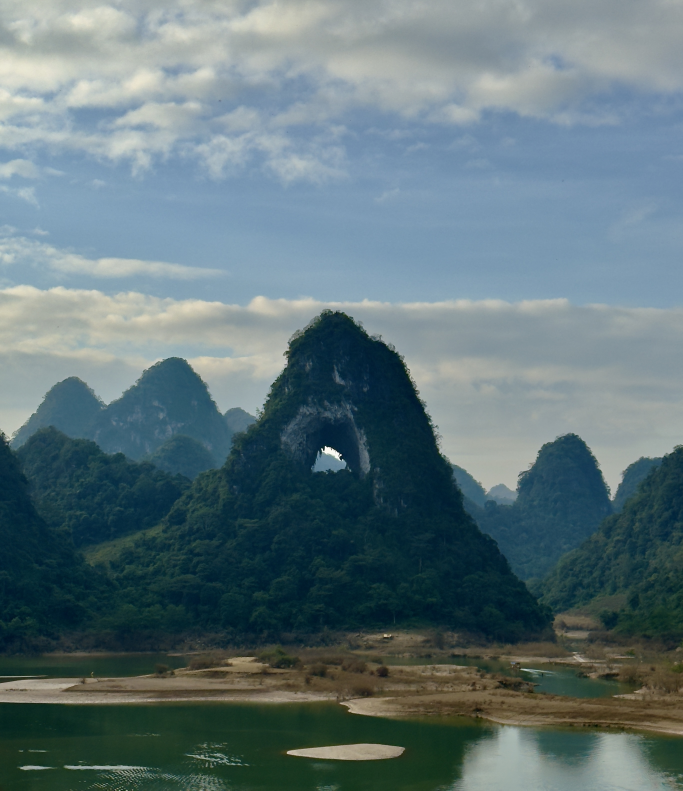
#> input picture data/IMG_0855.jpeg, 2731 x 3162 px (shown at 1/4 size)
$ python -i io_utils.py   (imports and definitions only)
#> lines starting #> are read from the running program, lines starting #| are printed output that depends on the picture
#> in load_image, img is the input picture: PIL image 2731x3162 RGB; mean R, G, B 95.1, 115.7, 120.8
"""Image I/O and color-space helpers (Pillow-only, Pyodide-friendly)."""
from __future__ import annotations

import io
from pathlib import Path
from typing import Tuple

import numpy as np
from PIL import Image

MAX_SIDE = 256  # bounded for browser/Pyodide responsiveness


def _resize_keep_aspect(img: Image.Image, max_side: int = MAX_SIDE) -> Image.Image:
#> called with max_side = 256
    w, h = img.size
#> w = 2731; h = 3162
    s = max(w, h)
#> s = 3162
    if s <= max_side:
        return img
    scale = max_side / float(s)
#> scale = 0.081
    return img.resize((max(1, int(w * scale)), max(1, int(h * scale))), Image.BILINEAR)
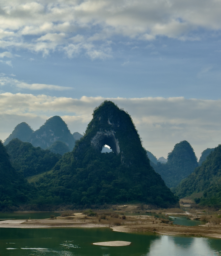
#> returned value: PIL image 221x256 RGB; mean R, G, B 95.1, 115.7, 120.8


def load_image(path_or_bytes, max_side: int = MAX_SIDE) -> Tuple[np.ndarray, np.ndarray]:
    """Load an image, return (luminance Y in [0,1], chroma CbCr in [0,1])."""
    if isinstance(path_or_bytes, (str, Path)):
        img = Image.open(str(path_or_bytes))
    elif isinstance(path_or_bytes, (bytes, bytearray, memoryview)):
        img = Image.open(io.BytesIO(bytes(path_or_bytes)))
    else:
        img = path_or_bytes
    img = img.convert("RGB")
    img = _resize_keep_aspect(img, max_side)
    ycbcr = np.asarray(img.convert("YCbCr"), dtype=np.float32) / 255.0
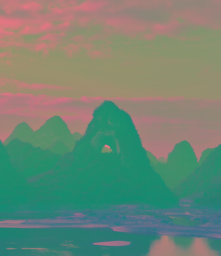
#> ycbcr: shape (256, 221, 3) float32; mean R, G, B 0.43, 0.524, 0.458
    Y = ycbcr[..., 0]
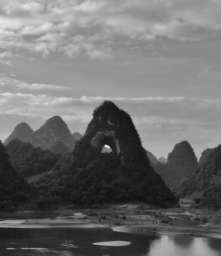
#> Y: shape (256, 221) float32; min 0.0627, max 0.953, mean 0.43
    CbCr = ycbcr[..., 1:]
    return Y, CbCr


def reattach_chroma(Y_hat01: np.ndarray, CbCr01: np.ndarray) -> np.ndarray:
    """Glue a synthesized luminance back onto the original chroma -> RGB uint8."""
    Y = np.clip(Y_hat01, 0.0, 1.0).astype(np.float32)
    if CbCr01.shape[:2] != Y.shape:
        # resize chroma to match
        cb = np.asarray(
            Image.fromarray((CbCr01[..., 0] * 255).astype(np.uint8)).resize(
                (Y.shape[1], Y.shape[0]), Image.BILINEAR
            ),
            dtype=np.float32,
        ) / 255.0
        cr = np.asarray(
            Image.fromarray((CbCr01[..., 1] * 255).astype(np.uint8)).resize(
                (Y.shape[1], Y.shape[0]), Image.BILINEAR
            ),
            dtype=np.float32,
        ) / 255.0
    else:
        cb, cr = CbCr01[..., 0], CbCr01[..., 1]
    ycbcr = np.stack([Y, cb, cr], axis=-1) * 255.0
    img = Image.fromarray(np.clip(ycbcr, 0, 255).astype(np.uint8), mode="YCbCr").convert("RGB")
    return np.asarray(img, dtype=np.uint8)


def save_png(arr: np.ndarray, path: str | Path) -> None:
    arr = np.asarray(arr)
    if arr.dtype != np.uint8:
        if arr.ndim == 2:
            arr = (np.clip(arr, 0, 1) * 255 + 0.5).astype(np.uint8)
        else:
            arr = np.clip(arr, 0, 255).astype(np.uint8)
    Image.fromarray(arr).save(str(path))


def png_bytes(arr: np.ndarray) -> bytes:
    if arr.dtype != np.uint8:
        if arr.ndim == 2:
            arr = (np.clip(arr, 0, 1) * 255 + 0.5).astype(np.uint8)
        else:
            arr = np.clip(arr, 0, 255).astype(np.uint8)
    buf = io.BytesIO()
    Image.fromarray(arr).save(buf, format="PNG")
    return buf.getvalue()

>>> result = load_image('../data/IMG_0855.jpeg')
